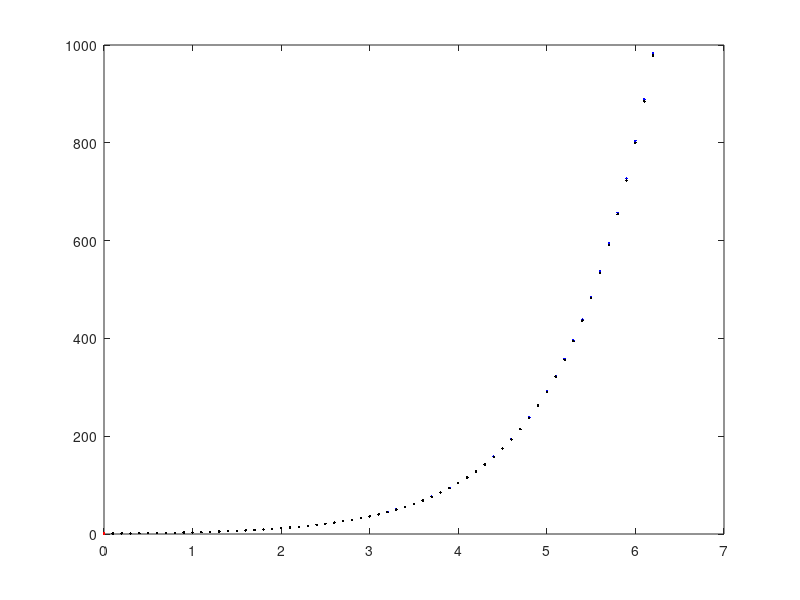

The MATLAB source for this figure: (Note: this script raises an error after producing the figure.)
function Trapezoidal_Rule
close all; clc;

% initial condition: y(0) = 1
% f: differential equation
% g: solution under initial condition
f = @(x, y) x + y;
g = @(x) 2 * exp(x) - x - 1;

xold = 0;
yold = 1;
h = 0.1;

absdiff = 0;

figure(4);
plot(xold, yold, 'r.');

n = 100;

for i = 1:n
    xnew = xold + h;
    temp = @(ynew) ynew - yold - h/2 * (f(xold, yold) + f(xnew, ynew));
    ynew = fzero(temp, 1);

    drawnow;
    hold on;
    plot(xnew, ynew, 'b.');

    exsol = g(xnew);
    drawnow;
    hold on;
    plot(xnew, exsol, 'k.');

    absdiff = absdiff + abs(ynew - exsol);

    xold = xnew;
    yold = ynew;
end
fprintf("The sum of absolute difference is %d", absdiff);
end
